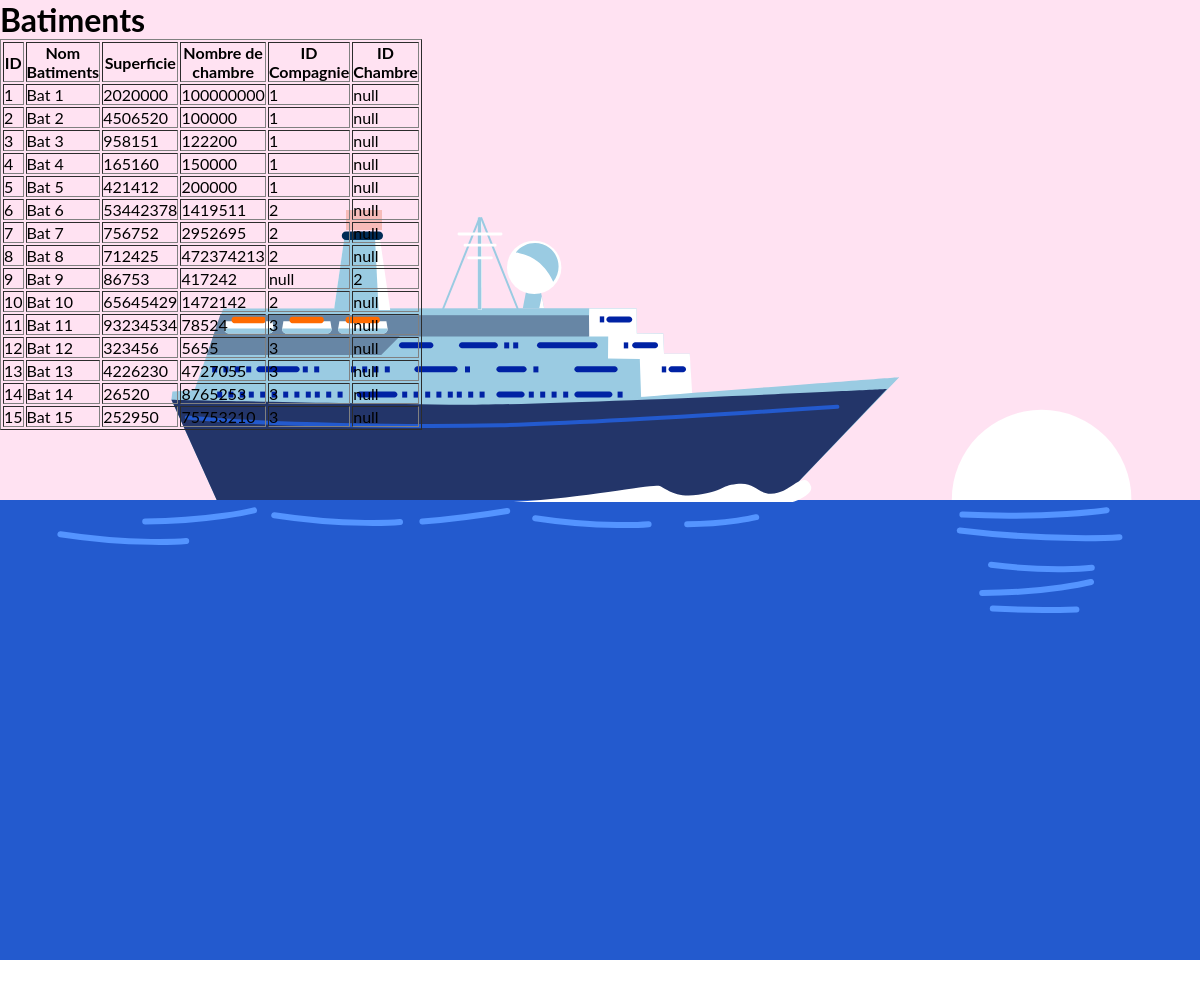
Page /PHP/html/batiments.php on the committed database.
### tables this page shows
CREATE TABLE Batiments(
	id_batiment INTEGER not null,
	nom_batiment VARCHAR(30) not null,
	superficie INT not null,
	nb_chambre INT not null,
		
	id_compagnie INTEGER,
	id_chambre INTEGER,

	CONSTRAINT pk_batiment primary key (id_batiment, id_compagnie, id_chambre)


	CONSTRAINT fk_batiment
	FOREIGN KEY (id_chambre) REFERENCES Chambres(id_chambre)
	FOREIGN KEY (id_compagnie) REFERENCES Compagnies(id_compagnie) 
	
);

### PHP/html/batiments.php (the view, shortened to what this page needs)
<?php
    $pdo = new PDO('sqlite:Projet_Croisiere.db');
    $statement = $pdo->query("SELECT * FROM Batiments");
?>
<!DOCTYPE html>
<html>
<head>
    <link rel="stylesheet" href="../css/tables.css">
</head>
<body>
<div style="width:device-width; margin-top: -20%;">
</div>
<div  id="tables" >
        <h1>Batiments</h1>
        <table algin="center" border="1px" style="width:300px; line-heigth:30%">
            <tr>
                <th>ID</th>
                <th>Nom Batiments</th>
                <th>Superficie</th>
                <th>Nombre de chambre</th>
                <th>ID Compagnie</th>
                <th>ID Chambre</th>
            </tr>
            <?php
                while($rows = $statement->fetch(PDO::FETCH_ASSOC)){
            ?>
                    <tr>
                        <td><?php echo $rows['id_batiment'] ?></td>
                        <td><?php echo $rows['nom_batiment'] ?></td>
                        <td><?php echo $rows['superficie'] ?></td>
                        <td><?php echo $rows['nb_chambre'] ?></td>
                        <td><?php echo $rows['id_compagnie'] ?></td>
                        <td><?php echo $rows['id_chambre'] ?></td>
                    </tr>
            <?php
                }
            ?>
        </table>
    </div>
</body>
</html>

### PHP/css/tables.css (style rules this page uses)
* { margin: 0; padding: 0; font-family: 'lato'; }
#tables { position: absolute; top:0; }
.ship { background-color: #ffe2f2; }

### rows in the picture
batiments: id_batiment "1", nom_batiment "Bat 1", superficie "2020000", nb_chambre "100000000", id_compagnie "1", id_chambre "null"
batiments: id_batiment "2", nom_batiment "Bat 2", superficie "4506520", nb_chambre "100000", id_compagnie "1", id_chambre "null"
batiments: id_batiment "3", nom_batiment "Bat 3", superficie "958151", nb_chambre "122200", id_compagnie "1", id_chambre "null"
batiments: id_batiment "4", nom_batiment "Bat 4", superficie "165160", nb_chambre "150000", id_compagnie "1", id_chambre "null"
batiments: id_batiment "5", nom_batiment "Bat 5", superficie "421412", nb_chambre "200000", id_compagnie "1", id_chambre "null"
batiments: id_batiment "6", nom_batiment "Bat 6", superficie "53442378", nb_chambre "1419511", id_compagnie "2", id_chambre "null"
batiments: id_batiment "7", nom_batiment "Bat 7", superficie "756752", nb_chambre "2952695", id_compagnie "2", id_chambre "null"
batiments: id_batiment "8", nom_batiment "Bat 8", superficie "712425", nb_chambre "472374213", id_compagnie "2", id_chambre "null"
batiments: id_batiment "9", nom_batiment "Bat 9", superficie "86753", nb_chambre "417242", id_compagnie "null", id_chambre "2"
batiments: id_batiment "10", nom_batiment "Bat 10", superficie "65645429", nb_chambre "1472142", id_compagnie "2", id_chambre "null"
batiments: id_batiment "11", nom_batiment "Bat 11", superficie "93234534", nb_chambre "78524", id_compagnie "3", id_chambre "null"
batiments: id_batiment "12", nom_batiment "Bat 12", superficie "323456", nb_chambre "5655", id_compagnie "3", id_chambre "null"
batiments: id_batiment "13", nom_batiment "Bat 13", superficie "4226230", nb_chambre "4727055", id_compagnie "3", id_chambre "null"
batiments: id_batiment "14", nom_batiment "Bat 14", superficie "26520", nb_chambre "8765253", id_compagnie "3", id_chambre "null"
batiments: id_batiment "15", nom_batiment "Bat 15", superficie "252950", nb_chambre "75753210", id_compagnie "3", id_chambre "null"
